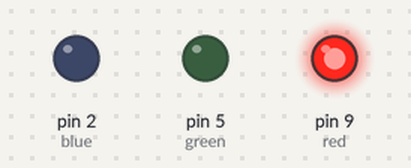
The sketch below on a simulated Arduino Uno, built with avr-gcc and run on an emulated ATmega328P. Shown: output pins drawn as LEDs (lit = HIGH).

Above: at 0.5 s.
At 2.5 s:
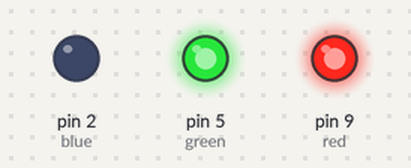
At 3.5 s:
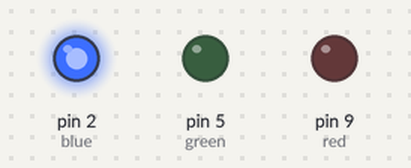
At 4.5 s:
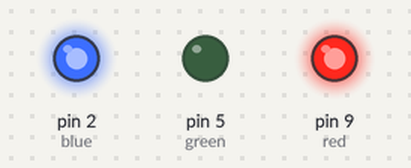
At 6.5 s:
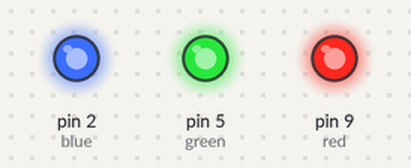
At 8.5 s:
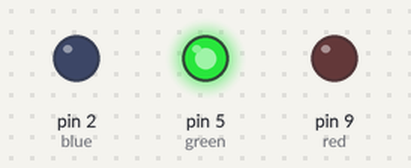
Timing chart, 0 to 9.1 s (numbered marks = the images above):
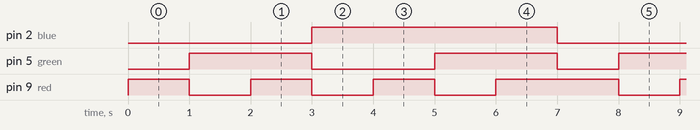

Measured:
- by itself, pin 2 (blue): alternates HIGH for 4.0 s and LOW for 3.0 s
- by itself, pin 5 (green): repeats every 7.0 s: LOW 2.0 s, HIGH 2.0 s, LOW 1.0 s, HIGH 2.0 s
- by itself, pin 9 (red): repeats every 7.0 s: 2 × (LOW 1.0 s, HIGH 1.0 s), LOW 1.0 s, HIGH 2.0 s

The sketch:

sketch.ino
```cpp
const int red = 9;
const int green = 5;
const int blue = 2;

const int time_delay = 1000;

void setup() {
  pinMode(red, OUTPUT);
  pinMode(green, OUTPUT);
  pinMode(blue, OUTPUT);
}

void loop() {
  for(int i = 1; i < 8; ++i){
    on_colors(i);
    clear();
  }
}

void on_colors(int n){
  // n - изменяется от 1 до 7
  // например при n = 3 (011) включится красный и зеленый
  // т.е. будет желтый. Порядок цветов: красный, зеленый,
  // желтый, синий, пурпурный, голубой, белый.
  if(n % 2){
    digitalWrite(red, HIGH);
  }
  if(n / 2 % 2){
    digitalWrite(green, HIGH);
  }
  if(n / 4){
    digitalWrite(blue, HIGH);
  }
  delay(time_delay);
}

void clear(){
  digitalWrite(red, LOW);
  digitalWrite(green, LOW);
  digitalWrite(blue, LOW);
}
```
